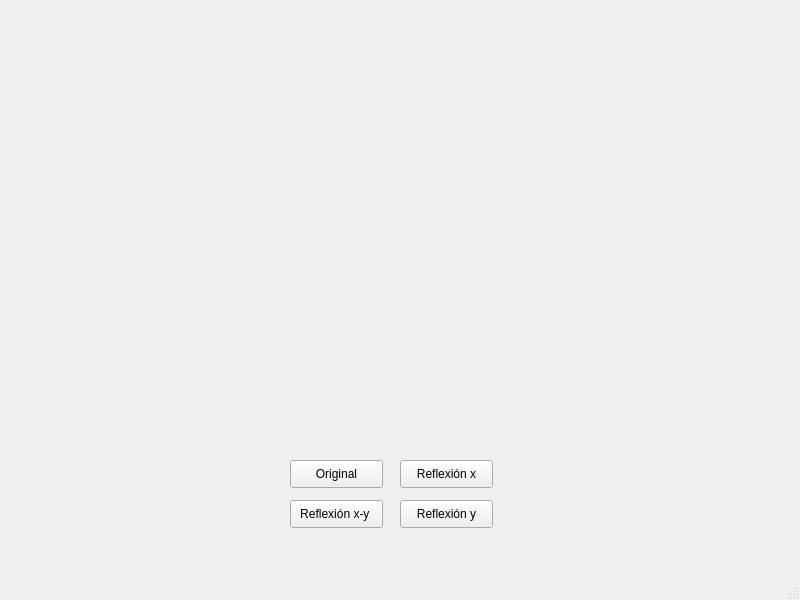
<?xml version="1.0" encoding="UTF-8"?>
<ui version="4.0">
 <class>mainWindow</class>
 <widget class="QMainWindow" name="mainWindow">
  <property name="geometry">
   <rect>
    <x>0</x>
    <y>0</y>
    <width>800</width>
    <height>600</height>
   </rect>
  </property>
  <property name="windowTitle">
   <string>Procesamiento</string>
  </property>
  <widget class="QWidget" name="centralwidget">
   <widget class="QWidget" name="verticalLayoutWidget">
    <property name="geometry">
     <rect>
      <x>180</x>
      <y>30</y>
      <width>411</width>
      <height>411</height>
     </rect>
    </property>
    <layout class="QVBoxLayout" name="OpenGLLayout"/>
   </widget>
   <widget class="QPushButton" name="reflexionx">
    <property name="geometry">
     <rect>
      <x>400</x>
      <y>460</y>
      <width>93</width>
      <height>28</height>
     </rect>
    </property>
    <property name="text">
     <string>Reflexión x</string>
    </property>
   </widget>
   <widget class="QPushButton" name="original">
    <property name="geometry">
     <rect>
      <x>290</x>
      <y>460</y>
      <width>93</width>
      <height>28</height>
     </rect>
    </property>
    <property name="text">
     <string>Original</string>
    </property>
   </widget>
   <widget class="QPushButton" name="reflexiony">
    <property name="geometry">
     <rect>
      <x>400</x>
      <y>500</y>
      <width>93</width>
      <height>28</height>
     </rect>
    </property>
    <property name="text">
     <string>Reflexión y</string>
    </property>
   </widget>
   <widget class="QPushButton" name="reflexionxy">
    <property name="geometry">
     <rect>
      <x>290</x>
      <y>500</y>
      <width>93</width>
      <height>28</height>
     </rect>
    </property>
    <property name="text">
     <string>Reflexión x-y </string>
    </property>
   </widget>
  </widget>
  <widget class="QMenuBar" name="menubar">
   <property name="geometry">
    <rect>
     <x>0</x>
     <y>0</y>
     <width>800</width>
     <height>26</height>
    </rect>
   </property>
  </widget>
  <widget class="QStatusBar" name="statusbar"/>
 </widget>
 <resources/>
 <connections/>
</ui>
